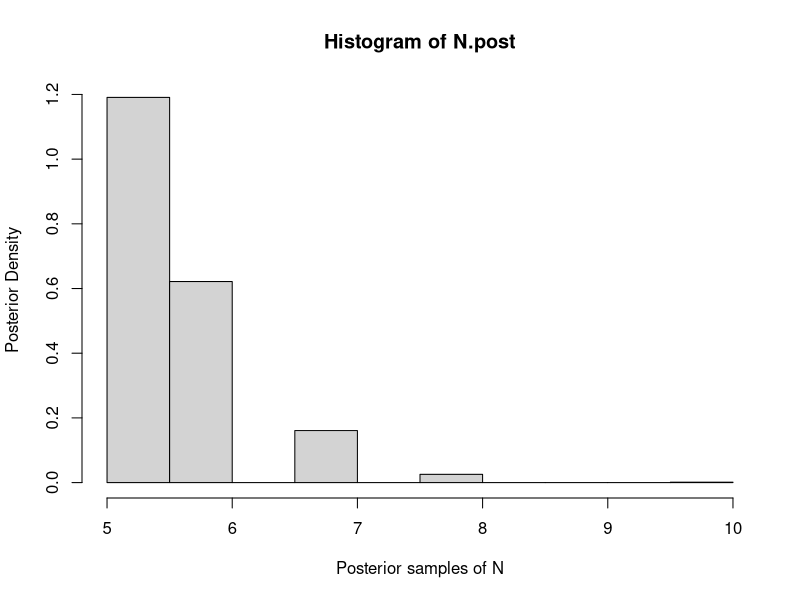
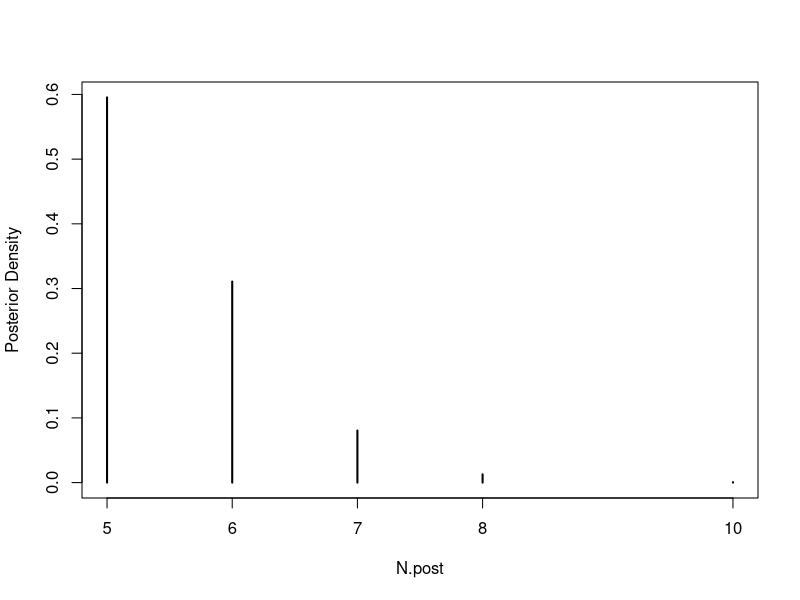
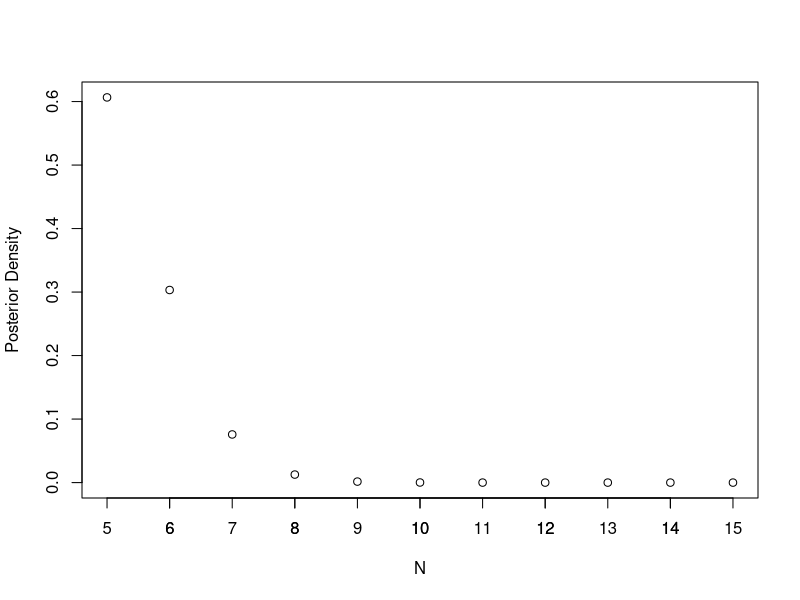

These figures' R source, in order:
## ---- chunk 1
#------------------------------
# ST590-A4
#------------------------------

rm(list=ls())
#------------------------------#------------------------------
#  (2) plot the posterior distribution of N.
#------------------------------#------------------------------
# (i) MCMC steps. 
nn <- 10000000
N <- rpois(nn, lambda=1)
Y <- rbinom(nn, size=N, prob=1/2)
inx <- which(Y==5)
N.post <- N[inx]
hist(N.post, freq=F, xlab="Posterior samples of N", ylab="Posterior Density")
plot(table(N.post)/length(N.post), ylab="Posterior Density")

# (ii) Exact posterior distritution: N-5|Y=5 ~ Poisson(1/2), only draw N from 5 to 15 as the others have close to zero density. 
probs <- dpois(0:10, lambda=1/2)
plot(5:15, probs, xlab="N", ylab="Posterior Density")
axis(1, at=seq(5, 15, by=1), labels = T)

